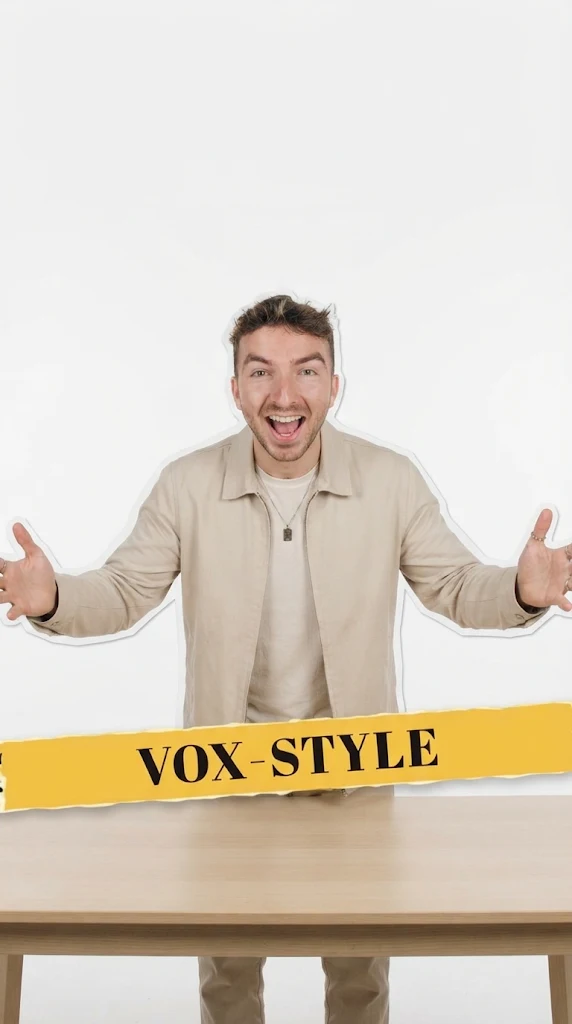
#> input picture art/original/paper_art_01.webp, 572 x 1024 px
$ python cutout.py ../../art/original/paper_art_01.webp ../../art/original/paper_art_01.webp ../../art/original/paper_art_01.webp
#> lines starting #> are read from the running program, lines starting #| are printed output that depends on the picture
"""Cut out the user's product/ingredient photos into transparent PNGs."""
import sys, numpy as np, cv2
from PIL import Image
src, out = sys.argv[1], sys.argv[2]
I = sys.argv[3:] and sys.argv[3]
def save(rgb, alpha, path):
    alpha = cv2.GaussianBlur(alpha, (3, 3), 0)
    ys, xs = np.where(alpha > 8)
    y0, y1, x0, x1 = ys.min(), ys.max() + 1, xs.min(), xs.max() + 1
    rgba = np.dstack([rgb, alpha])[y0:y1, x0:x1]
    Image.fromarray(rgba).save(path)
def border_fill(bg):
    """keep only background components connected to the image border"""
    n, lab = cv2.connectedComponents(bg.astype(np.uint8))
    edge = set(np.unique(np.r_[lab[0], lab[-1], lab[:, 0], lab[:, -1]])) - {0}
    return np.isin(lab, list(edge))
rgb = np.array(Image.open(src).convert('RGB'))
#> rgb is the input picture: shape (1024, 572, 3); mean R, G, B 219, 209.1, 194.9
hsv = cv2.cvtColor(rgb, cv2.COLOR_RGB2HSV)
#> hsv: shape (1024, 572, 3); mean H, S, V 10.7, 32.6, 219.1
s, v = hsv[..., 1].astype(int), hsv[..., 2].astype(int)
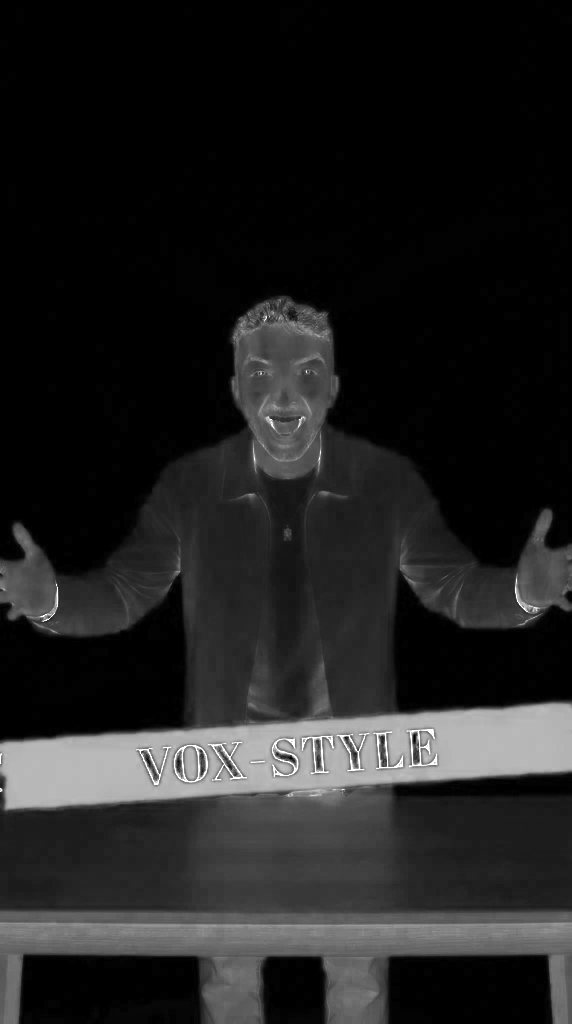
#> s: shape (1024, 572) int64; min 0, max 255, mean 32.6
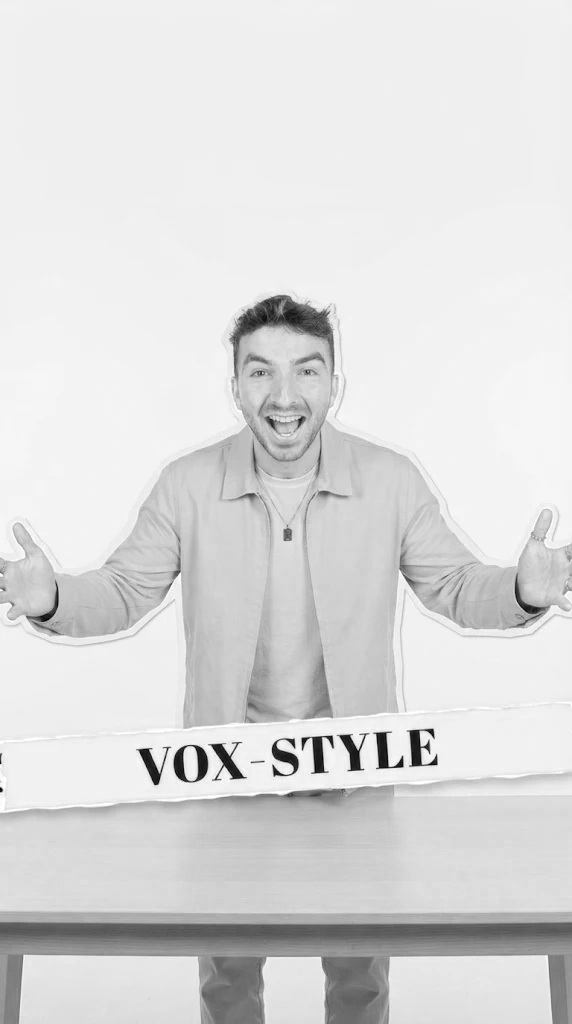
#> v: shape (1024, 572) int64; min 2, max 255, mean 219.1
mode = I
if mode == 'checker':      # neutral light-grey/white checkerboard
    bg = (s < 18) & (v > 212)
    bg = border_fill(bg)
    fg = ~bg
    fg = cv2.morphologyEx(fg.astype(np.uint8), cv2.MORPH_OPEN, np.ones((3, 3), np.uint8))
    # fill holes inside the object
    n, lab = cv2.connectedComponents(fg)
    big = max(range(1, n), key=lambda k: (lab == k).sum())
    fg = (lab == big).astype(np.uint8)
    cnts, _ = cv2.findContours(fg, cv2.RETR_EXTERNAL, cv2.CHAIN_APPROX_NONE)
    fg = cv2.drawContours(np.zeros_like(fg), cnts, -1, 1, -1)
    fg = cv2.erode(fg, np.ones((3, 3), np.uint8))
    save(rgb, fg * 255, out)
elif mode == 'green':      # leaves on white or checker: keep saturated green
    fg = ((s > 45) & (v > 25)).astype(np.uint8)
    fg = cv2.morphologyEx(fg, cv2.MORPH_CLOSE, np.ones((5, 5), np.uint8))
    n, lab, st, _ = cv2.connectedComponentsWithStats(fg)
    keep = [k for k in range(1, n) if st[k, 4] > 400]
    fg = np.isin(lab, keep).astype(np.uint8)
    cnts, _ = cv2.findContours(fg, cv2.RETR_EXTERNAL, cv2.CHAIN_APPROX_NONE)
    fg = cv2.drawContours(np.zeros_like(fg), cnts, -1, 1, -1)
    save(rgb, fg * 255, out)
elif mode == 'circle':     # round candy: fit circle to the red stripes
    red = ((hsv[..., 0] < 10) | (hsv[..., 0] > 170)) & (s > 90)
    ys, xs = np.where(red)
    (cx, cy), r = cv2.minEnclosingCircle(np.c_[xs, ys].astype(np.float32))
    a = np.zeros(rgb.shape[:2], np.uint8)
    cv2.circle(a, (int(cx), int(cy)), int(r) - 2, 255, -1, lineType=cv2.LINE_AA)
    save(rgb, a, out)
